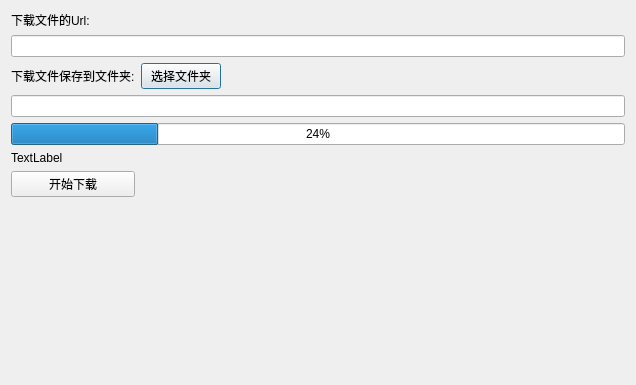
<?xml version="1.0" encoding="UTF-8"?>
<ui version="4.0">
 <class>DialogDownloadFile</class>
 <widget class="QDialog" name="DialogDownloadFile">
  <property name="geometry">
   <rect>
    <x>0</x>
    <y>0</y>
    <width>636</width>
    <height>385</height>
   </rect>
  </property>
  <property name="windowTitle">
   <string>Dialog</string>
  </property>
  <layout class="QGridLayout" name="gridLayout">
   <item row="0" column="0" colspan="3">
    <widget class="QLabel" name="label">
     <property name="text">
      <string>下载文件的Url:</string>
     </property>
    </widget>
   </item>
   <item row="1" column="0" colspan="3">
    <widget class="QLineEdit" name="lineEdit_url"/>
   </item>
   <item row="2" column="1">
    <widget class="QPushButton" name="pushButton_selectDir">
     <property name="text">
      <string>选择文件夹</string>
     </property>
    </widget>
   </item>
   <item row="6" column="0">
    <widget class="QPushButton" name="pushButton_download">
     <property name="text">
      <string>开始下载</string>
     </property>
    </widget>
   </item>
   <item row="4" column="0" colspan="3">
    <widget class="QProgressBar" name="progressBar">
     <property name="value">
      <number>24</number>
     </property>
    </widget>
   </item>
   <item row="2" column="2">
    <spacer name="horizontalSpacer">
     <property name="orientation">
      <enum>Qt::Horizontal</enum>
     </property>
     <property name="sizeHint" stdset="0">
      <size>
       <width>40</width>
       <height>20</height>
      </size>
     </property>
    </spacer>
   </item>
   <item row="2" column="0">
    <widget class="QLabel" name="label_2">
     <property name="text">
      <string>下载文件保存到文件夹:</string>
     </property>
    </widget>
   </item>
   <item row="3" column="0" colspan="3">
    <widget class="QLineEdit" name="lineEdit_saveDirPath"/>
   </item>
   <item row="7" column="0">
    <spacer name="verticalSpacer">
     <property name="orientation">
      <enum>Qt::Vertical</enum>
     </property>
     <property name="sizeHint" stdset="0">
      <size>
       <width>20</width>
       <height>40</height>
      </size>
     </property>
    </spacer>
   </item>
   <item row="5" column="0" colspan="3">
    <widget class="QLabel" name="label_downloadResult">
     <property name="text">
      <string>TextLabel</string>
     </property>
    </widget>
   </item>
  </layout>
 </widget>
 <resources/>
 <connections/>
</ui>
